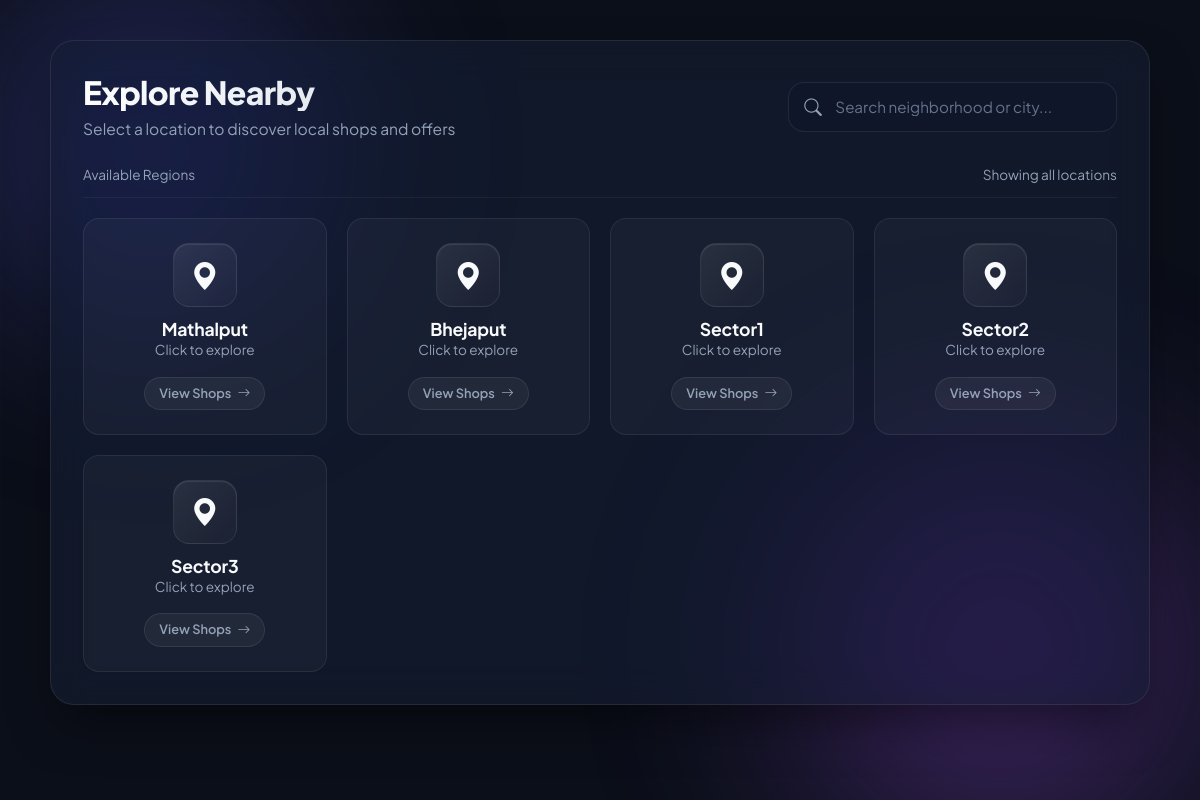
Before: / with the older database file.
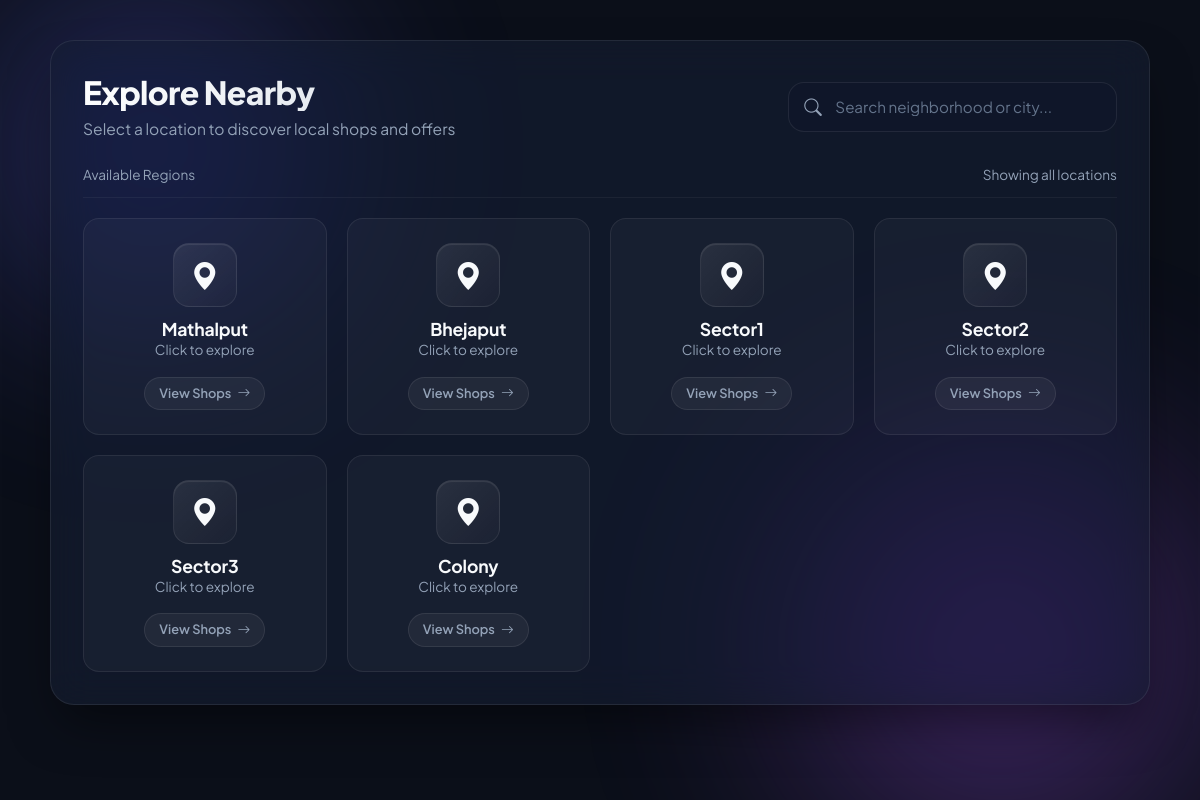
After: the same page with the newer database file.
### tables this page shows
CREATE TABLE locations (
                    id INTEGER PRIMARY KEY AUTOINCREMENT,
                    name TEXT NOT NULL);

### app.py (the view)
@app.route("/")
def index():
    conn = sqlite3.connect(DB_NAME)
    c = conn.cursor()
    c.execute("SELECT * FROM locations")
    locations = c.fetchall()
    conn.close()
    return render_template("locations.html", locations=locations)

### templates/locations.html (shortened to what this page needs)
<!DOCTYPE html>
<html lang="en">
<head>
  <link href="https://cdn.jsdelivr.net/npm/bootstrap@5.3.0/dist/css/bootstrap.min.css" rel="stylesheet">
  <link href="https://cdn.jsdelivr.net/npm/bootstrap-icons@1.11.1/font/bootstrap-icons.css" rel="stylesheet">
</head>
<body>
  <div class="ambient-background" aria-hidden="true">
    <div class="glow-blob glow-blob-1"></div>
    <div class="glow-blob glow-blob-2"></div>
  </div>
  <main class="container">
    <div class="glass-panel" role="region" aria-label="Select location panel">
      <div class="row gy-3 align-items-center justify-content-between">
        <div class="col-12 col-md-6 header-content">
          <h1>Explore Nearby</h1>
          <p>Select a location to discover local shops and offers</p>
        </div>
        <div class="col-12 col-md-5 col-lg-4">
          <div class="search-box">
            <input id="locationSearch" type="search" autocomplete="off" placeholder="Search neighborhood or city..." aria-label="Search locations" />
            <i class="bi bi-search search-icon"></i>
          </div>
        </div>
      </div>
      <div class="status-bar">
        <span>Available Regions</span>
        <span id="resultsCount">Showing all locations</span>
      </div>
      <div id="locationsGrid" class="locations-grid" aria-live="polite">
        {% for loc in locations %}
        <a href="{{ url_for('location', loc_id=loc[0]) }}"
           class="location-card animate-fade-in"
           data-name="{{ loc[1]|lower }}"
           data-id="{{ loc[0] }}"
           data-title="{{ loc[1]|e }}"
           role="button"
           aria-label="Explore shops in {{ loc[1] }}"
           tabindex="0">
          <div class="icon-wrapper" aria-hidden="true">
            <i class="bi bi-geo-alt-fill text-indigo"></i>
          </div>
          <div>
            <h3 class="location-title">{{ loc[1] }}</h3>
            <p class="location-sub">Click to explore</p>
          </div>
          <div class="action-badge">
            View Shops <i class="bi bi-arrow-right"></i>
          </div>
        </a>
        {% endfor %}
      </div>
    </div>
  </main>
</body>
</html>

Changed rows visible on the page:
added locations: name "Colony"
